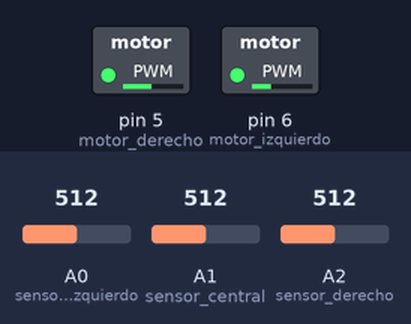
The sketch below on a simulated Arduino Uno, built with avr-gcc and run on an emulated ATmega328P. Shown: switched loads named in the sketch (green lamp = pin HIGH). Inputs (shaded band) come from the test bench; at power-on: A0 (sensor_izquierdo) = 512, A1 (sensor_central) = 512, A2 (sensor_derecho) = 512.

Above: at 1.2 s.
1.3 s: A0 (sensor_izquierdo) set to 716
At 2.5 s:
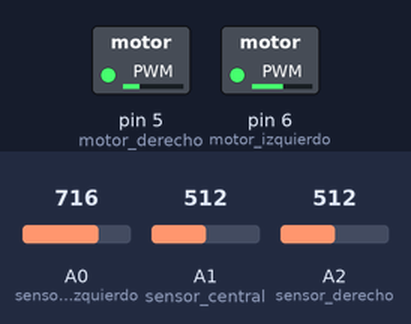
2.8 s: A1 (sensor_central) set to 716
At 3.6 s:
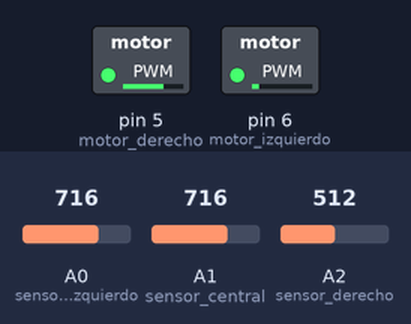
4.3 s: A2 (sensor_derecho) set to 306
At 4.8 s:
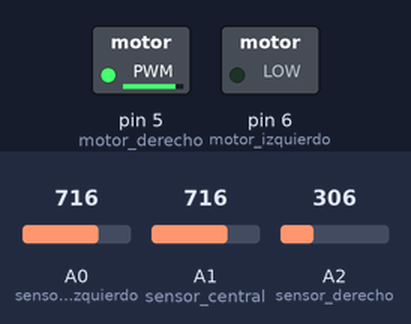
5.8 s: A1 (sensor_central) set to 689
At 7.0 s:
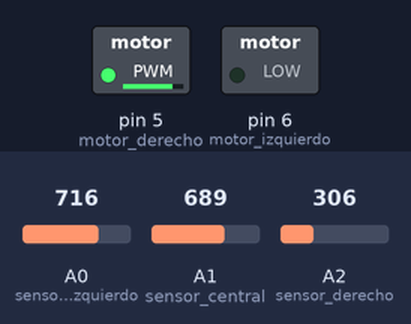
7.3 s: A1 (sensor_central) set to 670
At 8.3 s:
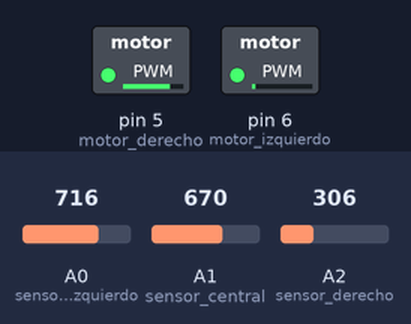
8.8 s: A2 (sensor_derecho) set to 900
At 9.4 s:
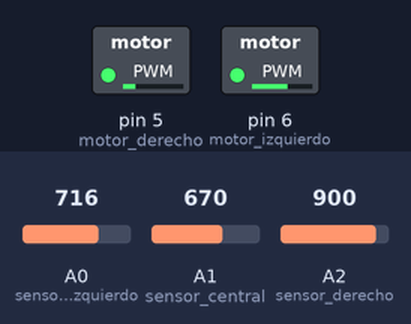
Timing chart, 0 to 11.3 s (numbered marks = the images above; inputs shaded):
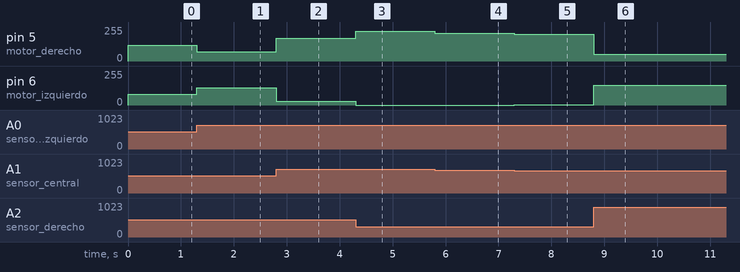

Measured:
- after the input at 1.3 s, pin 5 (motor_derecho): 120/255 → 69/255 at once; pin 6 (motor_izquierdo): 80/255 → 131/255 at once
- after the input at 2.8 s, pin 5 (motor_derecho): 69/255 → 171/255 at once; pin 6 (motor_izquierdo): 131/255 → 29/255 at once
- after the input at 4.3 s, pin 5 (motor_derecho): 171/255 → 222/255 at once; pin 6 (motor_izquierdo): 29/255 → 0/255 at once
- after the input at 5.8 s, pin 5 (motor_derecho): 222/255 → 209/255 at once
- after the input at 7.3 s, pin 5 (motor_derecho): 209/255 → 199/255 at once; pin 6 (motor_izquierdo): 0/255 → 1/255 at once
- after the input at 8.8 s, pin 5 (motor_derecho): 199/255 → 51/255 at once; pin 6 (motor_izquierdo): 1/255 → 149/255 at once

The sketch:

Code.ino
```cpp
//Componentes:
//   - 1 Arduino UNO
//   - 2 Motores DC
//   - 1 Puente H L298N
//   - 3 Sensores infrarrojos (QRE1113)
//   - 3 Resistencias de 220 ohmios
//   - Cables de conexión y protoboard
//
//   Conexiones:
//
//      Arduino UNO           L298N              Sensores infrarrojos
//
//      5V --------------- VCC (5V)            Cada uno de los sensores:
//      GND -------------- GND                - Patilla 1 a GND
//      A0 --------------- IN1                - Patilla 2 a A0, A1 y A2 respectivamente
//      A1 --------------- IN2
//      A2 --------------- IN3
//      6 ----------------- OUT1               Motores DC:
//      5 ----------------- OUT2               - Terminal negativo a GND del protoboard
//      9 ----------------- ENA                - Terminal positivo a VCC del protoboard
//      10 ---------------- ENB                - Terminal positivo a VIN del L298N


// Seguidor de línea velocista - Código de programación

// Definición de pines
int motor_izquierdo = 6;
int motor_derecho = 5;
int sensor_izquierdo = A0;
int sensor_central = A1;
int sensor_derecho = A2;

// Variables para almacenar los valores de los sensores
int valor_sensor_izquierdo = 0;
int valor_sensor_central = 0;
int valor_sensor_derecho = 0;

// Variables para el control de la velocidad de los motores
int velocidad_base = 100;
int velocidad_adicional = 20;

void setup() {
  pinMode(motor_izquierdo, OUTPUT);
  pinMode(motor_derecho, OUTPUT);
  pinMode(sensor_izquierdo, INPUT);
  pinMode(sensor_central, INPUT);
  pinMode(sensor_derecho, INPUT);
}

void loop() {
  // Lectura de los sensores
  valor_sensor_izquierdo = analogRead(sensor_izquierdo);
  valor_sensor_central = analogRead(sensor_central);
  valor_sensor_derecho = analogRead(sensor_derecho);

  // Cálculo de la desviación de la línea
  int desviacion = valor_sensor_central - ((valor_sensor_izquierdo + valor_sensor_derecho) / 2);

  // Ajuste de la velocidad de los motores
  int velocidad_izquierdo = velocidad_base - (desviacion / 2) - velocidad_adicional;
  int velocidad_derecho = velocidad_base + (desviacion / 2) + velocidad_adicional;

  // Limitación de la velocidad mínima y máxima
  velocidad_izquierdo = constrain(velocidad_izquierdo, 0, 255);
  velocidad_derecho = constrain(velocidad_derecho, 0, 255);

  // Control de los motores
  analogWrite(motor_izquierdo, velocidad_izquierdo);
  analogWrite(motor_derecho, velocidad_derecho);
}
//Este código utiliza tres sensores infrarrojos para detectar una línea negra sobre un fondo blanco y ajusta la velocidad de dos motores DC para seguir la línea.
//La velocidad de los motores se ajusta en función de la desviación de la línea detectada por los sensores y de una velocidad base y adicional predefinida.
```
